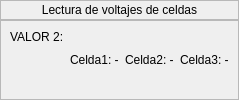
                  <widget class="QWidget" name="page_info2">
                   <layout class="QVBoxLayout" name="verticalLayout_17">
                    <property name="spacing">
                     <number>0</number>
                    </property>
                    <property name="leftMargin">
                     <number>0</number>
                    </property>
                    <property name="topMargin">
                     <number>0</number>
                    </property>
                    <property name="rightMargin">
                     <number>0</number>
                    </property>
                    <property name="bottomMargin">
                     <number>0</number>
                    </property>
                    <item>
                     <widget class="QFrame" name="frame_inf1_2">
                      <property name="minimumSize">
                       <size>
                        <width>0</width>
                        <height>20</height>
                       </size>
                      </property>
                      <property name="frameShape">
                       <enum>QFrame::StyledPanel</enum>
                      </property>
                      <property name="frameShadow">
                       <enum>QFrame::Raised</enum>
                      </property>
                      <layout class="QHBoxLayout" name="horizontalLayout_5">
                       <property name="spacing">
                        <number>0</number>
                       </property>
                       <property name="leftMargin">
                        <number>0</number>
                       </property>
                       <property name="topMargin">
                        <number>0</number>
                       </property>
                       <property name="rightMargin">
                        <number>0</number>
                       </property>
                       <property name="bottomMargin">
                        <number>0</number>
                       </property>
                       <item>
                        <widget class="QLabel" name="label_info1_2">
                         <property name="text">
                          <string>Lectura de voltajes de celdas</string>
                         </property>
                         <property name="alignment">
                          <set>Qt::AlignCenter</set>
                         </property>
                        </widget>
                       </item>
                      </layout>
                     </widget>
                    </item>
                    <item>
                     <widget class="QFrame" name="frame_inf2_2">
                      <property name="sizePolicy">
                       <sizepolicy hsizetype="Preferred" vsizetype="Expanding">
                        <horstretch>0</horstretch>
                        <verstretch>0</verstretch>
                       </sizepolicy>
                      </property>
                      <property name="frameShape">
                       <enum>QFrame::StyledPanel</enum>
                      </property>
                      <property name="frameShadow">
                       <enum>QFrame::Raised</enum>
                      </property>
                      <layout class="QHBoxLayout" name="horizontalLayout_38">
                       <item>
                        <widget class="QLabel" name="label_info2_2">
                         <property name="text">
                          <string>VALOR 2:</string>
                         </property>
                         <property name="alignment">
                          <set>Qt::AlignLeading|Qt::AlignLeft|Qt::AlignTop</set>
                         </property>
                        </widget>
                       </item>
                       <item>
                        <widget class="QLabel" name="label_2_1">
                         <property name="text">
                          <string>Celda1: -</string>
                         </property>
                        </widget>
                       </item>
                       <item>
                        <widget class="QLabel" name="label_2_2">
                         <property name="text">
                          <string>Celda2: -</string>
                         </property>
                        </widget>
                       </item>
                       <item>
                        <widget class="QLabel" name="label_2_3">
                         <property name="text">
                          <string>Celda3: -</string>
                         </property>
                        </widget>
                       </item>
                      </layout>
                     </widget>
                    </item>
                   </layout>
                  </widget>
